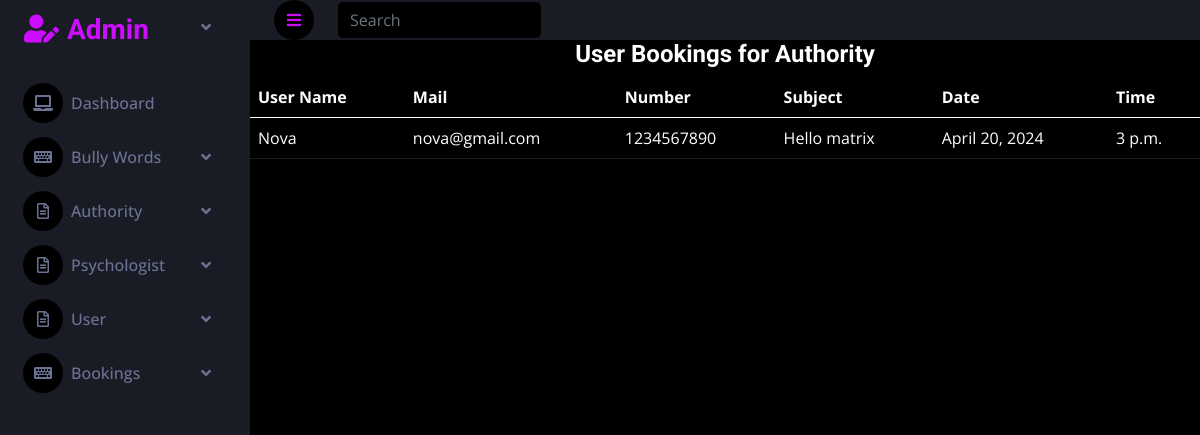
The app's page /abks, older data.
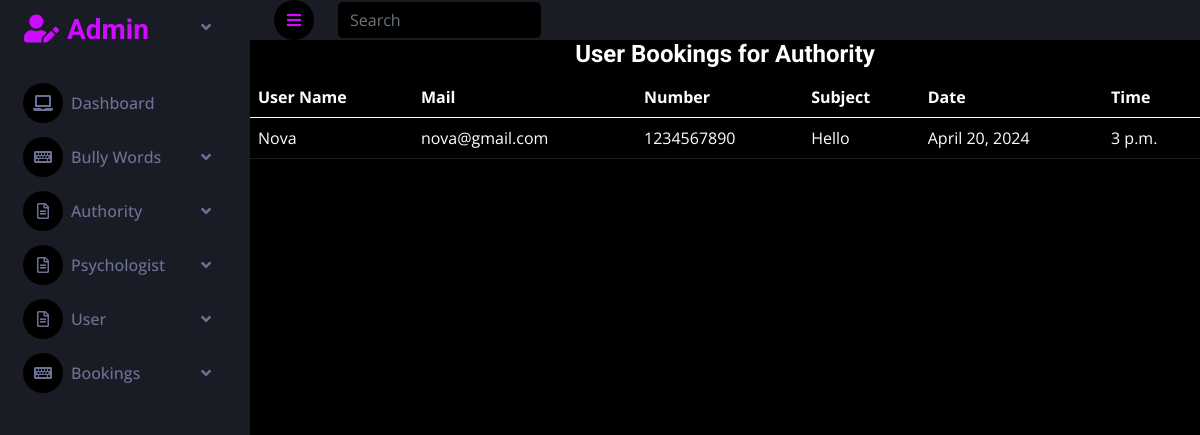
The same page, newer data.
### userapp/models.py (models this page shows)
class atapn(models.Model):
    uid=models.ForeignKey(regdb,on_delete=models.CASCADE)
    aid=models.ForeignKey(atregdb,on_delete=models.CASCADE)
    num=models.IntegerField()
    sub=models.CharField(max_length=40)
    dte=models.DateField()
    tme=models.TimeField()
    status=models.IntegerField(default=0)

class regdb(models.Model):
    uname=models.CharField(max_length=70)
    umail=models.EmailField()
    uprf=models.ImageField(upload_to='regimgs',default='null.jpg')
    upsw=models.TextField()

### adminapp/views.py (the view)
# urls.py: path('abks',views.abks,name='abks'),
def abks(request):
    con=atapn.objects.all()
    cont={
        'inf':con
    }
    return render(request,'abks.html',cont)
    wr=bldb.objects.all()
    li=[wr]

### adminapp/templates/abks.html
{% extends 'aindx.html' %}
{% block cnt %}
<div class="card-block table-border-style">
    <div class="table-responsive">
        <center><h4>User Bookings for Authority</h4></center>
        <table class="table table-dark">
            <thead>
                <tr>
                    <th>User Name</th>
                    <th>Mail</th>
                    <th>Number</th>
                    <th>Subject</th>
                    <th>Date</th>
                    <th>Time</th>
                </tr>
            </thead>
            <tbody>
                {% for i in inf %}
                <tr class="bg-info">
                    <td>{{i.uid.uname}}</td>
                    <td>{{i.uid.umail}}</td>
                    <td>{{i.num}}</td>
                    <td>{{i.sub}}</td>
                    <td>{{i.dte}}</td>
                    <td>{{i.tme}}</td>
                </tr>
                {% endfor %}
            </tbody>
        </table>
    </div>
</div>
{% endblock %}

Row changes from the older to the newer data that the page shows:
changed atapn "Nova": sub "Hello matrix" → "Hello"
